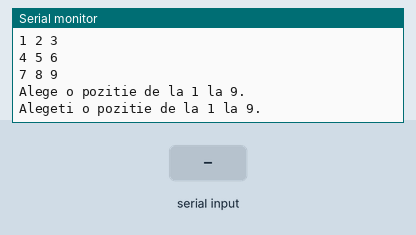
Recording of a sketch running on a simulated Arduino Uno, built with avr-gcc and run on an emulated ATmega328P. Parts: the last lines printed to the serial monitor. Inputs (shaded band) come from the test bench. Random numbers use the default seed unless the sketch sets one.

Above: at 1.2 s.
1.3 s: "90,45\n" received over Serial
At 4.7 s:
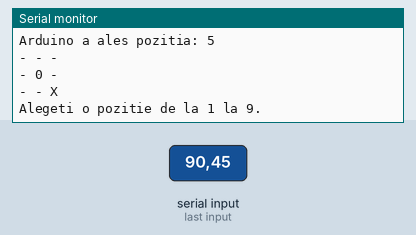
7.3 s: "200\n" received over Serial
At 7.3 s:
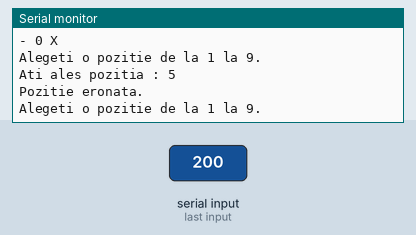
10.3 s: "30,150\n" received over Serial
At 17.3 s:
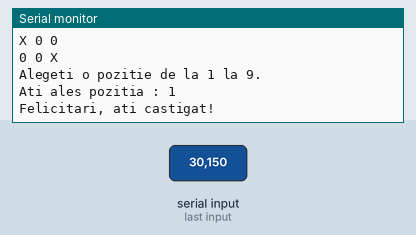
Timing chart, 0 to 18.8 s (numbered marks = the images above; inputs shaded):
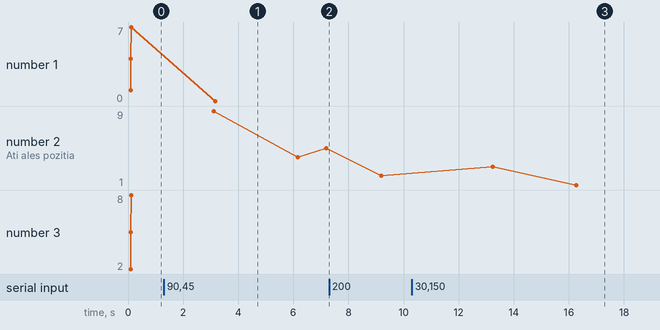

Measured:
- after the input at 1.3 s, the serial monitor: prints a new line after 1.8 s (image 1)
- after the input at 10.3 s, the serial monitor: prints a new line after 2.9 s (image 3)
- plotted number 1: 7 → 0 after the input at 1.3 s
- plotted number 2: 5 → 2 after the input at 7.3 s, 2 → 5 after the input at 10.3 s

The sketch:

sketch_x_si_0.ino
```cpp
char tabla [] = {'-', '-', '-', '-', '-', '-', '-', '-', '-'};
short mutari = 0;

void setup() {
   Serial.begin(9600);
}

void loop () {

//afisare mesaj bun venit
   Serial.println ("Salut!");
   Serial.println ("Tu vei muta primul - esti cu X.");
   Serial.println ("Tabla de jo are pozitii numerotate de la 1 la 9.");
   Serial.println ("1 2 3");
   Serial.println ("4 5 6");
   Serial.println ("7 8 9");
   Serial.println ("Alege o pozitie de la 1 la 9.");

//preluare caracter utilizator
  do {
    mutareX();
    if(victorie()) break;
    mutare0();
    afisare();
  } while(!victorie());

  delay (5000);
  for (int i = 0; i < 100; i++) Serial.println ();
  for (int i = 0; i < 9; i++) tabla[i] = '-';
  mutari = 0;
}

boolean victorie () {
  char winner = '-';
  //linia 1
  if(tabla[0] == tabla[1] && tabla[1] == tabla[2]) winner = tabla[0];
  //col 1
  if(tabla[0] == tabla[3] && tabla[3] == tabla[6]) winner = tabla[0];
  //linia 2
  if(tabla[3] == tabla[4] && tabla[4] == tabla[5]) winner = tabla[3];
  //col 2
  if(tabla[1] == tabla[4] && tabla[4] == tabla[7]) winner = tabla[1];
  //linia 3
  if(tabla[6] == tabla[7] && tabla[7] == tabla[8]) winner = tabla[0];
  //col 3
  if(tabla[2] == tabla[5] && tabla[5] == tabla[8]) winner = tabla[2];
  //diag 1
  if(tabla[0] == tabla[4] && tabla[4] == tabla[8]) winner = tabla[0];
  //diag 2
  if(tabla[2] == tabla[4] && tabla[4] == tabla[6]) winner = tabla[2];

  if (winner == 'X') {
    Serial.println ("Felicitari, ati castigat!");
    return true;
  }
  else if (winner == '0') {
    afisare();
    Serial.println ("Din pacate ati pierdut.");
    return true;
  }
  else if (mutari == 9) {
    Serial.println ("Remiza!");
    return true;
  }
  else
    return false;
}

void afisare () {
  for (int i = 0; i < 9; i++){
    Serial.print(tabla[i]);
    if ( (i+1) % 3 == 0)
      Serial.print ('\n');
    else
      Serial.print (' ');
  }
}

void mutareX() {
  boolean valid = false;
  int x = 0;
  while (!valid) {
    Serial.println ("Alegeti o pozitie de la 1 la 9.");
    while ( x < '1' || x > '9') {
      x = Serial.read ();
      delay (1000);
    }
    x = x - 48;
    Serial.print ( "Ati ales pozitia : " );
    Serial.print ( x, DEC );
    Serial.println ();
    if (tabla[x-1] != '-' )
      Serial.println ( "Pozitie eronata." );
    else {
      tabla[x-1] = 'X';
      valid = true;
    }
  }
}

void mutare0() {
  int i = -1;
  while (i == -1) {
    i = random (0, 9);
    if (tabla[i] == '-') {
      tabla[i] = '0';
      Serial.print ( "Arduino a ales pozitia: " );
      Serial.print ( i+1, DEC );
      Serial.println ();
      break;
    }
    else i = -1;
  }
}
```
